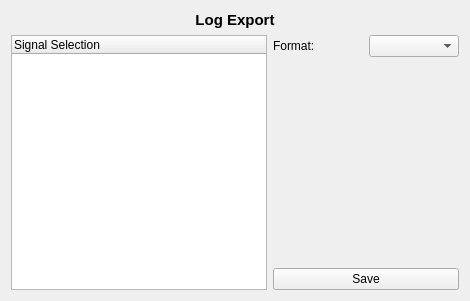
<?xml version="1.0" encoding="UTF-8"?>
<ui version="4.0">
 <class>logExport</class>
 <widget class="QWidget" name="logExport">
  <property name="geometry">
   <rect>
    <x>0</x>
    <y>0</y>
    <width>470</width>
    <height>301</height>
   </rect>
  </property>
  <property name="windowTitle">
   <string>Form</string>
  </property>
  <layout class="QVBoxLayout" name="verticalLayout">
   <item>
    <widget class="QLabel" name="label">
     <property name="font">
      <font>
       <pointsize>11</pointsize>
       <weight>75</weight>
       <bold>true</bold>
      </font>
     </property>
     <property name="text">
      <string>Log Export</string>
     </property>
     <property name="alignment">
      <set>Qt::AlignCenter</set>
     </property>
    </widget>
   </item>
   <item>
    <layout class="QHBoxLayout" name="horizontalLayout">
     <item>
      <widget class="QTreeWidget" name="signalTree">
       <property name="sizePolicy">
        <sizepolicy hsizetype="Preferred" vsizetype="Expanding">
         <horstretch>0</horstretch>
         <verstretch>0</verstretch>
        </sizepolicy>
       </property>
       <column>
        <property name="text">
         <string>Signal Selection</string>
        </property>
       </column>
      </widget>
     </item>
     <item>
      <layout class="QVBoxLayout" name="verticalLayout_2">
       <item>
        <layout class="QHBoxLayout" name="horizontalLayout_2">
         <item>
          <widget class="QLabel" name="label_2">
           <property name="text">
            <string>Format:</string>
           </property>
          </widget>
         </item>
         <item>
          <widget class="QComboBox" name="formatSelectCombo"/>
         </item>
        </layout>
       </item>
       <item>
        <spacer name="verticalSpacer">
         <property name="orientation">
          <enum>Qt::Vertical</enum>
         </property>
         <property name="sizeHint" stdset="0">
          <size>
           <width>20</width>
           <height>40</height>
          </size>
         </property>
        </spacer>
       </item>
       <item>
        <widget class="QPushButton" name="saveButton">
         <property name="text">
          <string>Save</string>
         </property>
        </widget>
       </item>
      </layout>
     </item>
    </layout>
   </item>
  </layout>
 </widget>
 <resources/>
 <connections/>
</ui>
